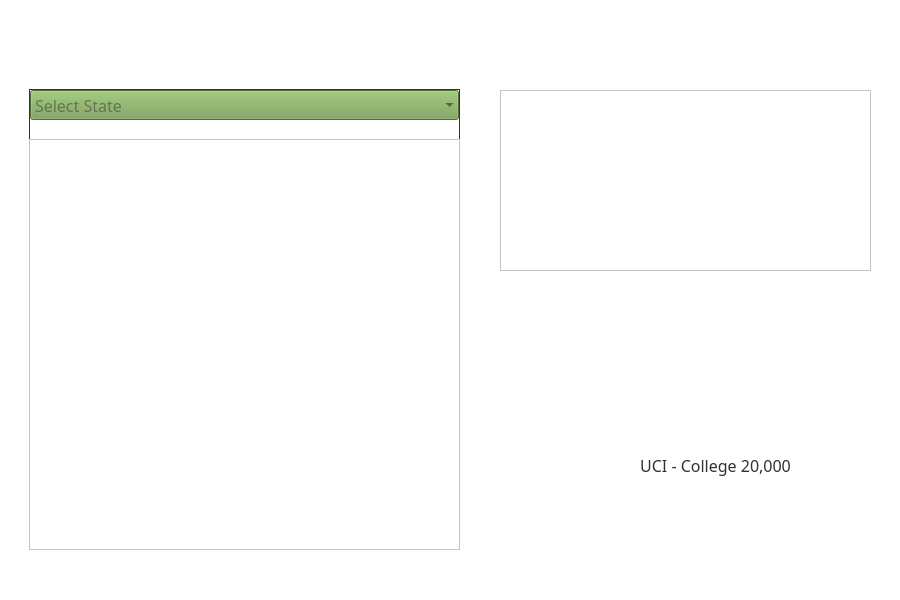
<?xml version="1.0" encoding="UTF-8"?>
<ui version="4.0">
 <class>MainWindow</class>
 <widget class="QMainWindow" name="MainWindow">
  <property name="geometry">
   <rect>
    <x>0</x>
    <y>0</y>
    <width>900</width>
    <height>600</height>
   </rect>
  </property>
  <property name="font">
   <font>
    <family>Mongolian Baiti</family>
    <pointsize>12</pointsize>
   </font>
  </property>
  <property name="windowTitle">
   <string>MainWindow</string>
  </property>
  <property name="styleSheet">
   <string notr="true">color: rgb(49, 49, 49);
background-color: rgb(255, 255, 255);
alternate-background-color: rgb(225, 225, 225);
selection-color: rgb(49, 49, 49);
selection-background-color: rgb(118, 158, 81);</string>
  </property>
  <widget class="QWidget" name="centralwidget">
   <property name="styleSheet">
    <string notr="true">background-color: rgb(255, 255, 255);</string>
   </property>
   <widget class="QTableWidget" name="school_info_tableWidget_2">
    <property name="geometry">
     <rect>
      <x>500</x>
      <y>90</y>
      <width>371</width>
      <height>181</height>
     </rect>
    </property>
    <property name="font">
     <font>
      <family>Mongolian Baiti</family>
      <pointsize>12</pointsize>
     </font>
    </property>
    <property name="styleSheet">
     <string notr="true">background-color: rgb(255, 255, 255);</string>
    </property>
   </widget>
   <widget class="QLabel" name="label">
    <property name="geometry">
     <rect>
      <x>30</x>
      <y>0</y>
      <width>361</width>
      <height>81</height>
     </rect>
    </property>
    <property name="styleSheet">
     <string notr="true">image: url(:/CC_logo.png);</string>
    </property>
    <property name="text">
     <string/>
    </property>
   </widget>
   <widget class="QFrame" name="frame">
    <property name="geometry">
     <rect>
      <x>29</x>
      <y>89</y>
      <width>431</width>
      <height>461</height>
     </rect>
    </property>
    <property name="frameShape">
     <enum>QFrame::Box</enum>
    </property>
    <property name="frameShadow">
     <enum>QFrame::Plain</enum>
    </property>
    <widget class="QTableWidget" name="school_list_tableWidget">
     <property name="geometry">
      <rect>
       <x>0</x>
       <y>50</y>
       <width>431</width>
       <height>411</height>
      </rect>
     </property>
     <property name="font">
      <font>
       <family>Mongolian Baiti</family>
       <pointsize>12</pointsize>
      </font>
     </property>
     <property name="styleSheet">
      <string notr="true">background-color: rgb(255, 255, 255);</string>
     </property>
    </widget>
    <widget class="QComboBox" name="comboBox">
     <property name="geometry">
      <rect>
       <x>1</x>
       <y>1</y>
       <width>429</width>
       <height>30</height>
      </rect>
     </property>
     <property name="font">
      <font>
       <family>Mongolian Baiti</family>
       <pointsize>12</pointsize>
      </font>
     </property>
     <property name="styleSheet">
      <string notr="true">color: rgb(49, 49, 49);
background-color: rgb(118, 158, 81);
selection-background-color: rgb(118, 158, 81);
selection-color: rgb(49, 49, 49);</string>
     </property>
     <property name="insertPolicy">
      <enum>QComboBox::InsertAtBottom</enum>
     </property>
     <property name="placeholderText">
      <string>Select State</string>
     </property>
     <property name="frame">
      <bool>false</bool>
     </property>
     <property name="modelColumn">
      <number>0</number>
     </property>
    </widget>
    <widget class="QPushButton" name="pushButton">
     <property name="geometry">
      <rect>
       <x>0</x>
       <y>30</y>
       <width>221</width>
       <height>21</height>
      </rect>
     </property>
     <property name="font">
      <font>
       <family>Mongolian Baiti</family>
       <pointsize>12</pointsize>
      </font>
     </property>
     <property name="text">
      <string/>
     </property>
     <property name="icon">
      <iconset resource="resources/resources.qrc">
       <normaloff>:/down-arrow-icon.png</normaloff>:/down-arrow-icon.png</iconset>
     </property>
     <property name="autoDefault">
      <bool>true</bool>
     </property>
     <property name="default">
      <bool>true</bool>
     </property>
     <property name="flat">
      <bool>true</bool>
     </property>
    </widget>
    <widget class="QPushButton" name="pushButton_2">
     <property name="geometry">
      <rect>
       <x>220</x>
       <y>30</y>
       <width>211</width>
       <height>21</height>
      </rect>
     </property>
     <property name="font">
      <font>
       <family>Mongolian Baiti</family>
       <pointsize>12</pointsize>
      </font>
     </property>
     <property name="text">
      <string/>
     </property>
     <property name="icon">
      <iconset resource="resources/resources.qrc">
       <normaloff>:/up-arrow-icon.png</normaloff>:/up-arrow-icon.png</iconset>
     </property>
     <property name="autoDefault">
      <bool>true</bool>
     </property>
     <property name="default">
      <bool>true</bool>
     </property>
     <property name="flat">
      <bool>true</bool>
     </property>
    </widget>
    <zorder>school_list_tableWidget</zorder>
    <zorder>pushButton</zorder>
    <zorder>pushButton_2</zorder>
    <zorder>comboBox</zorder>
   </widget>
   <widget class="QLabel" name="label_2">
    <property name="geometry">
     <rect>
      <x>600</x>
      <y>420</y>
      <width>231</width>
      <height>91</height>
     </rect>
    </property>
    <property name="font">
     <font>
      <family>Mongolian Baiti</family>
      <pointsize>12</pointsize>
     </font>
    </property>
    <property name="text">
     <string>UCI - College 20,000</string>
    </property>
    <property name="alignment">
     <set>Qt::AlignCenter</set>
    </property>
   </widget>
  </widget>
 </widget>
 <resources>
  <include location="resources/resources.qrc"/>
 </resources>
 <connections/>
</ui>
